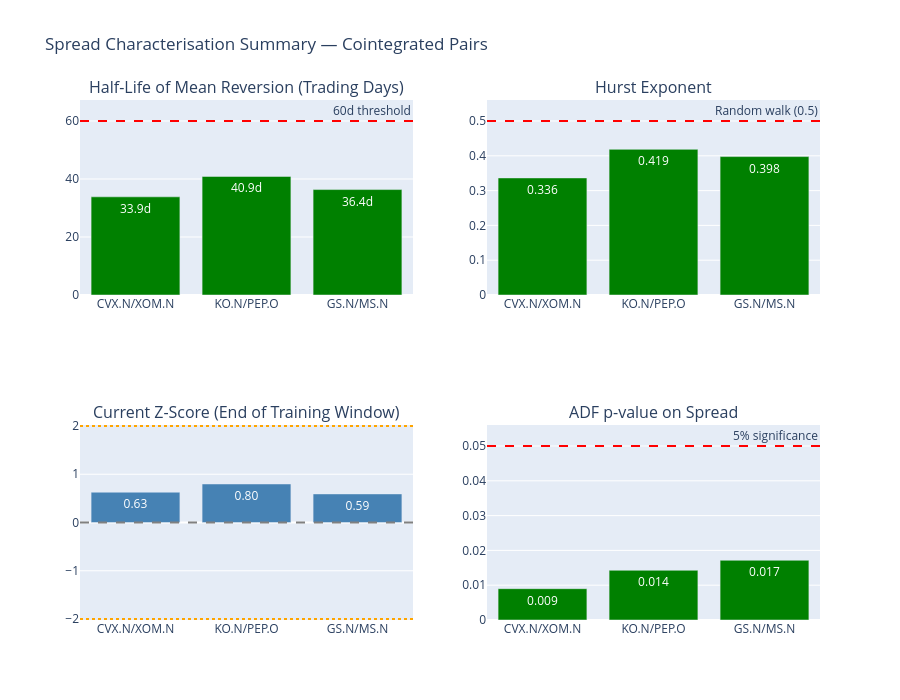

Notebook code for this chart:
### Markdown cell above
### Spread Characterisation

### Code cell
from plotly.subplots import make_subplots

pairs      = summary_df.index.tolist()
half_lives = summary_df['half_life'].tolist()
hursts     = summary_df['hurst'].tolist()
zscores    = summary_df['current_zscore'].tolist()
adf_pvals  = summary_df['adf_pvalue'].tolist()

fig = make_subplots(
    rows=2, cols=2,
    subplot_titles=(
        "Half-Life of Mean Reversion (Trading Days)",
        "Hurst Exponent",
        "Current Z-Score (End of Training Window)",
        "ADF p-value on Spread"
    )
)

# --- Half-life bar chart ---
fig.add_trace(go.Bar(
    x=pairs, y=half_lives,
    marker_color=['green' if h < 60 else 'orange' for h in half_lives],
    text=[f"{h:.1f}d" for h in half_lives], textposition='auto',
    name='Half-Life'
), row=1, col=1)
fig.add_hline(y=60, line=dict(color='red', dash='dash'), annotation_text='60d threshold', row=1, col=1)

# --- Hurst exponent bar chart ---
fig.add_trace(go.Bar(
    x=pairs, y=hursts,
    marker_color=['green' if h < 0.5 else 'red' for h in hursts],
    text=[f"{h:.3f}" for h in hursts], textposition='auto',
    name='Hurst'
), row=1, col=2)
fig.add_hline(y=0.5, line=dict(color='red',    dash='dash'), annotation_text='Random walk (0.5)', row=1, col=2)

# --- Current z-score bar chart ---
fig.add_trace(go.Bar(
    x=pairs, y=zscores,
    marker_color=['red' if abs(z) > 2 else 'steelblue' for z in zscores],
    text=[f"{z:.2f}" for z in zscores], textposition='auto',
    name='Z-Score'
), row=2, col=1)
fig.add_hline(y=2,  line=dict(color='orange', dash='dot'), row=2, col=1)
fig.add_hline(y=-2, line=dict(color='orange', dash='dot'), row=2, col=1)
fig.add_hline(y=0,  line=dict(color='gray',   dash='dash'), row=2, col=1)

# --- ADF p-value bar chart ---
fig.add_trace(go.Bar(
    x=pairs, y=adf_pvals,
    marker_color=['green' if p < 0.05 else 'red' for p in adf_pvals],
    text=[f"{p:.3f}" for p in adf_pvals], textposition='auto',
    name='ADF p-value'
), row=2, col=2)
fig.add_hline(y=0.05, line=dict(color='red', dash='dash'), annotation_text='5% significance', row=2, col=2)

fig.update_layout(
    height=700,
    title_text="Spread Characterisation Summary — Cointegrated Pairs",
    showlegend=False
)

fig.show()

### Figure 1 — Plotly figure (JSON) as saved in the notebook; plotly's stock layout.template omitted (floating-point values rounded to 4 significant figures)
{"data": [{"marker": {"color": ["green", "green", "green"]}, "name": "Half-Life", "text": ["33.9d", "40.9d", "36.4d"], "textposition": "auto", "type": "bar", "x": ["CVX.N/XOM.N", "KO.N/PEP.O", "GS.N/MS.N"], "xaxis": "x", "y": [33.85, 40.89, 36.36], "yaxis": "y"}, {"marker": {"color": ["green", "green", "green"]}, "name": "Hurst", "text": ["0.336", "0.419", "0.398"], "textposition": "auto", "type": "bar", "x": ["CVX.N/XOM.N", "KO.N/PEP.O", "GS.N/MS.N"], "xaxis": "x2", "y": [0.3364, 0.4186, 0.3978], "yaxis": "y2"}, {"marker": {"color": ["steelblue", "steelblue", "steelblue"]}, "name": "Z-Score", "text": ["0.63", "0.80", "0.59"], "textposition": "auto", "type": "bar", "x": ["CVX.N/XOM.N", "KO.N/PEP.O", "GS.N/MS.N"], "xaxis": "x3", "y": [0.6281, 0.7983, 0.5926], "yaxis": "y3"}, {"marker": {"color": ["green", "green", "green"]}, "name": "ADF p-value", "text": ["0.009", "0.014", "0.017"], "textposition": "auto", "type": "bar", "x": ["CVX.N/XOM.N", "KO.N/PEP.O", "GS.N/MS.N"], "xaxis": "x4", "y": [0.009, 0.01429, 0.01716], "yaxis": "y4"}], "layout": {"annotations": [{"font": {"size": 16}, "showarrow": false, "text": "Half-Life of Mean Reversion (Trading Days)", "x": 0.225, "xanchor": "center", "xref": "paper", "y": 1, "yanchor": "bottom", "yref": "paper"}, {"font": {"size": 16}, "showarrow": false, "text": "Hurst Exponent", "x": 0.775, "xanchor": "center", "xref": "paper", "y": 1, "yanchor": "bottom", "yref": "paper"}, {"font": {"size": 16}, "showarrow": false, "text": "Current Z-Score (End of Training Window)", "x": 0.225, "xanchor": "center", "xref": "paper", "y": 0.375, "yanchor": "bottom", "yref": "paper"}, {"font": {"size": 16}, "showarrow": false, "text": "ADF p-value on Spread", "x": 0.775, "xanchor": "center", "xref": "paper", "y": 0.375, "yanchor": "bottom", "yref": "paper"}, {"showarrow": false, "text": "60d threshold", "x": 1, "xanchor": "right", "xref": "x domain", "y": 60, "yanchor": "bottom", "yref": "y"}, {"showarrow": false, "text": "Random walk (0.5)", "x": 1, "xanchor": "right", "xref": "x2 domain", "y": 0.5, "yanchor": "bottom", "yref": "y2"}, {"showarrow": false, "text": "5% significance", "x": 1, "xanchor": "right", "xref": "x4 domain", "y": 0.05, "yanchor": "bottom", "yref": "y4"}], "height": 700, "shapes": [{"line": {"color": "red", "dash": "dash"}, "type": "line", "x0": 0, "x1": 1, "xref": "x domain", "y0": 60, "y1": 60, "yref": "y"}, {"line": {"color": "red", "dash": "dash"}, "type": "line", "x0": 0, "x1": 1, "xref": "x2 domain", "y0": 0.5, "y1": 0.5, "yref": "y2"}, {"line": {"color": "orange", "dash": "dot"}, "type": "line", "x0": 0, "x1": 1, "xref": "x3 domain", "y0": 2, "y1": 2, "yref": "y3"}, {"line": {"color": "orange", "dash": "dot"}, "type": "line", "x0": 0, "x1": 1, "xref": "x3 domain", "y0": -2, "y1": -2, "yref": "y3"}, {"line": {"color": "gray", "dash": "dash"}, "type": "line", "x0": 0, "x1": 1, "xref": "x3 domain", "y0": 0, "y1": 0, "yref": "y3"}, {"line": {"color": "red", "dash": "dash"}, "type": "line", "x0": 0, "x1": 1, "xref": "x4 domain", "y0": 0.05, "y1": 0.05, "yref": "y4"}], "showlegend": false, "title": {"text": "Spread Characterisation Summary — Cointegrated Pairs"}, "xaxis": {"anchor": "y", "domain": [0, 0.45]}, "xaxis2": {"anchor": "y2", "domain": [0.55, 1]}, "xaxis3": {"anchor": "y3", "domain": [0, 0.45]}, "xaxis4": {"anchor": "y4", "domain": [0.55, 1]}, "yaxis": {"anchor": "x", "domain": [0.625, 1]}, "yaxis2": {"anchor": "x2", "domain": [0.625, 1]}, "yaxis3": {"anchor": "x3", "domain": [0, 0.375]}, "yaxis4": {"anchor": "x4", "domain": [0, 0.375]}}}
